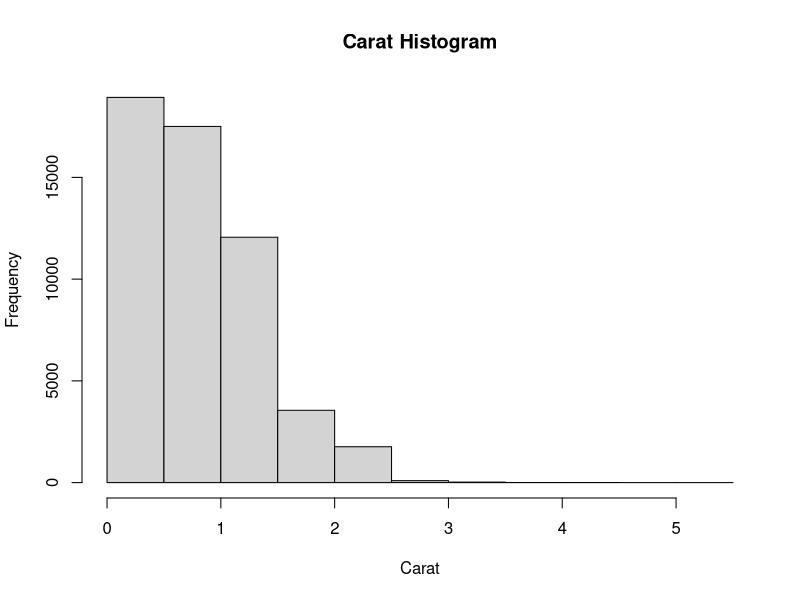
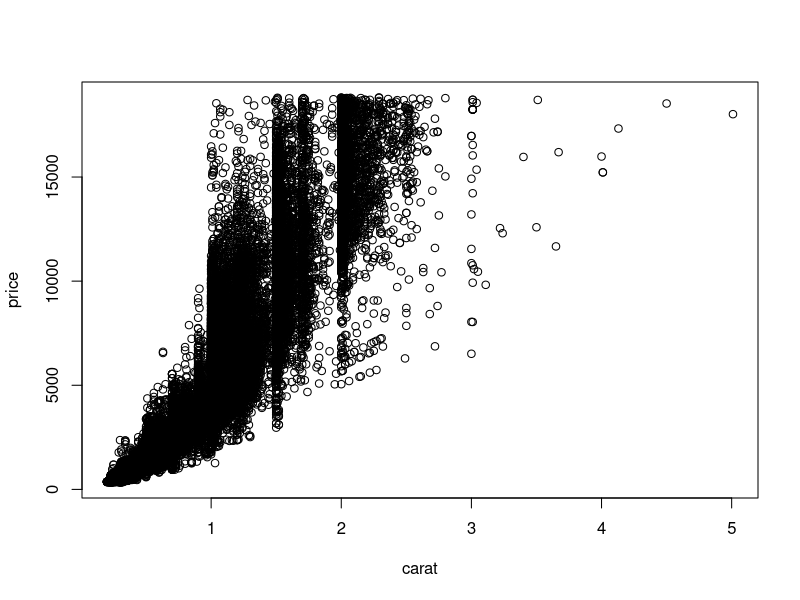
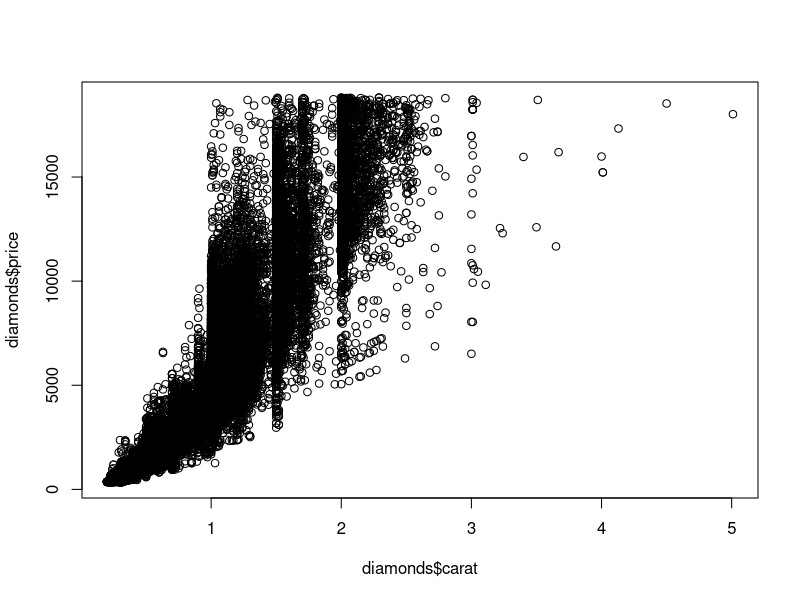
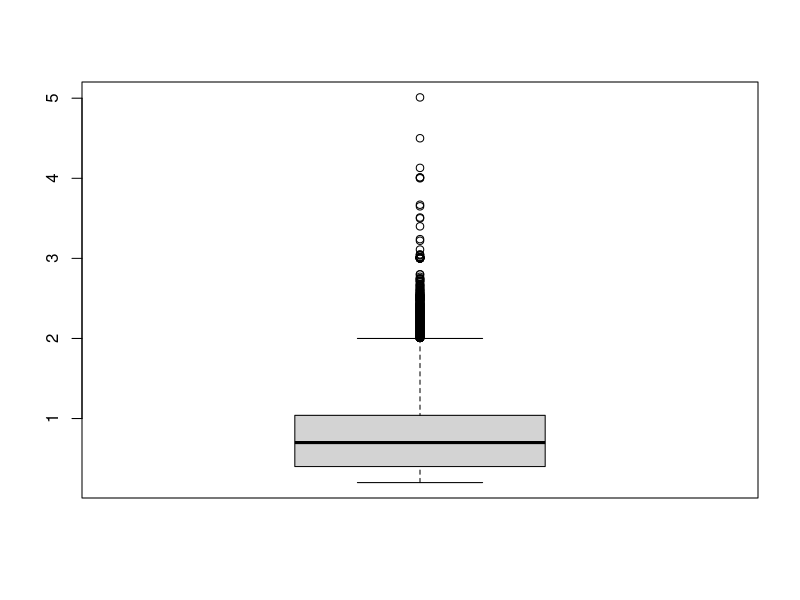
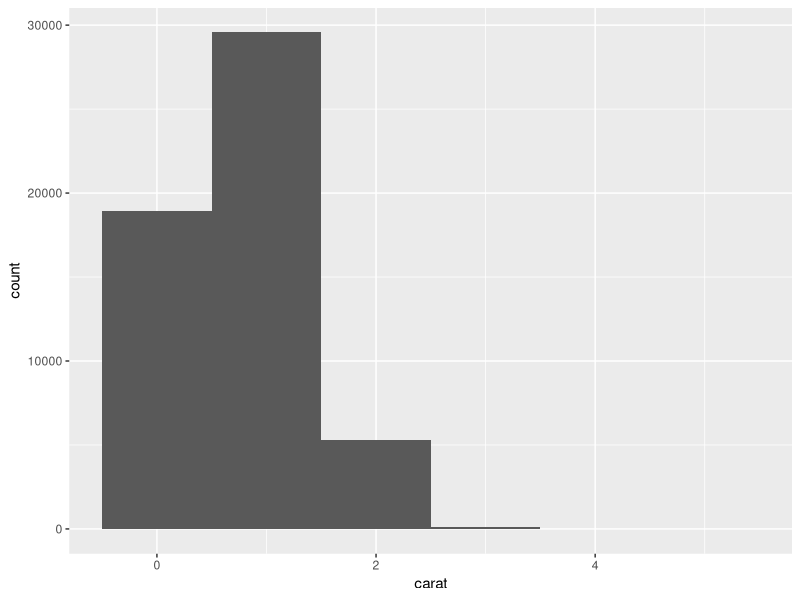
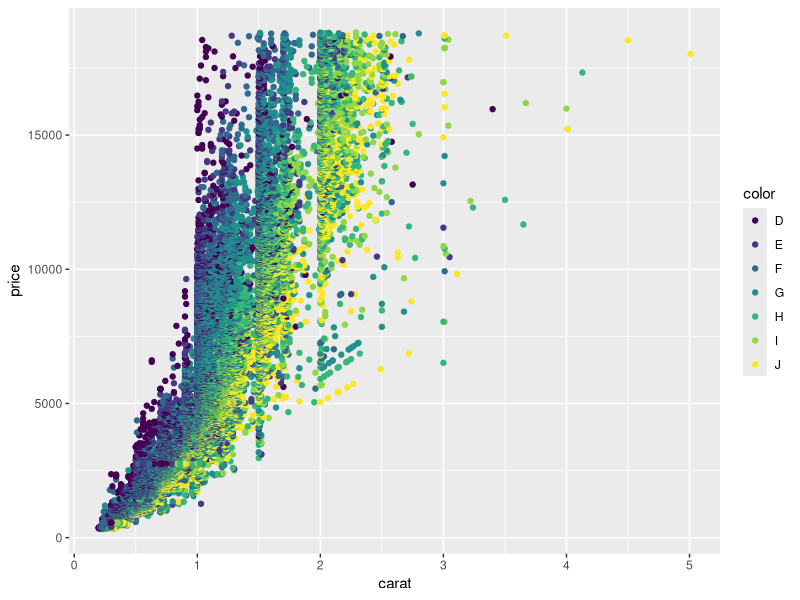
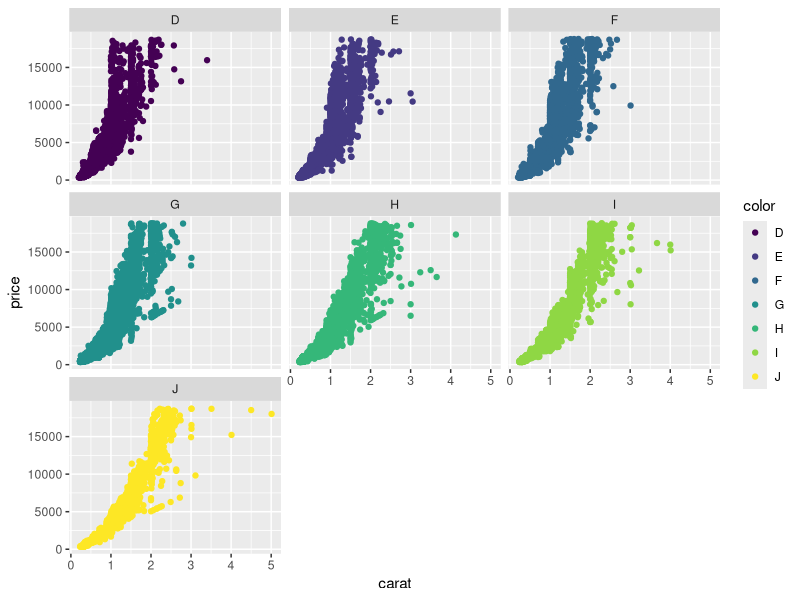
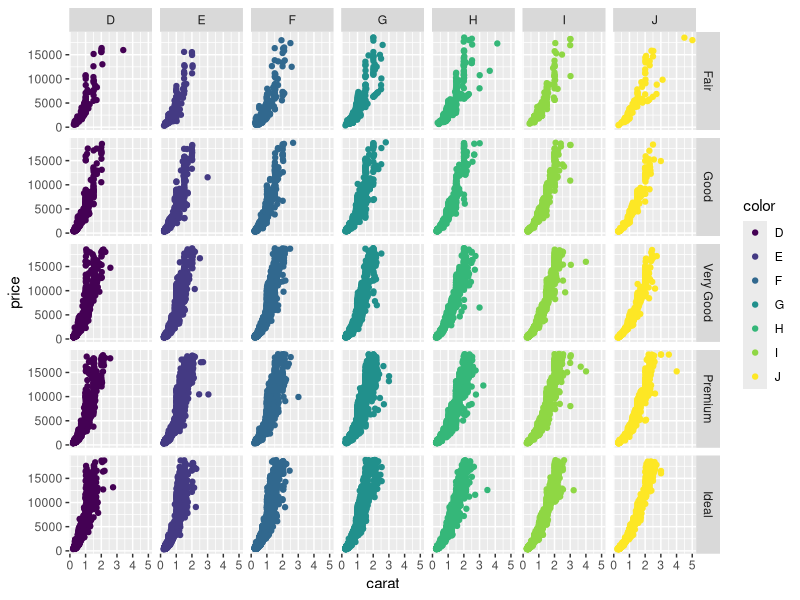

These figures' R source, in order: (Note: this script raises an error after producing the figures.)
data()
data(package=.packages(all.available = TRUE))

#apply() takes dataframe or matrix as an input and gives output in vector, list or array
m1<-matrix(c<-(1:10),nrow=5,ncol=6)
m1
a_m1<-apply(m1,1,sum) #manipulation on rows
a_m1
a_m1<-apply(m1,2,sum) #manipulation on columns
a_m1

#list apply lapply() takes list, vector or dataframe as input and converts into list as output
movies<-c("SPIDERMAN","BATMAN","VERTIGO","CHINATOWN")
movies_lower<-lapply(movies,tolower) #tolower is used to convert to lowercase
str(movies_lower)
movies_lower<-unlist(lapply(movies,tolower)) #convert to list
str(movies_lower)

#set apply sapply() takes list,vector and dataframes as input and gives vector or matrix as output
dt<-iris
head(dt)
sapply(dt,class)

#statistics apply tapply() computes a measure(mean,mode,median,min,max etc) or a function for each factor variable in a vector
data(iris)
tapply(iris$Sepal.Width,iris$Species,median)

require(ggplot2)
data(diamonds)
head(diamonds)
hist(diamonds$carat,main="Carat Histogram",xlab="Carat")
plot(price~carat,data=diamonds)
plot(diamonds$carat,diamonds$price)
boxplot(diamonds$carat)
ggplot(data=diamonds)+geom_histogram(aes(x=carat),stat="bin",binwidth = 1)
g<-ggplot(diamonds,aes(x=carat,y=price))
g+geom_point(aes(color=color))
g+geom_point(aes(color=color))+facet_wrap(~color)
g+geom_point(aes(color=color))+facet_grid(cut~color)
ggplot(diamonds,aes(y=carat,x=cut))+geom_boxplot()
require(gridExtra)
p1<-ggplot(diamonds,aes(y=carat,x=cut))+geom_point()+geom_violin()
p2<-ggplot(diamonds,aes(y=carat,x=cut))+geom_violin()+geom_violin()
grid.arrange(p1,p2,ncol=2)

data(economics)
head(economics)
ggplot(economics,aes(x=date,y=pop))+geom_line()
require(lubridate) #Create month and year columns
economics$year<-year(economics$date)
economics$month<-month(economics$date) #Subset the data
econ2000<-economics[which(economics$year>=2000),]
head(econ2000)
g<-ggplot(econ2000,aes(x=month,y=pop))
g<-g+geom_line(aes(color=factor(year),group=year))
g<-g+scale_color_discrete(name="Year")
g<-g+labs(title="Population Growth",x="Month",y="Population")
g

library(caret)
data("iris")
head(iris)
nrow(iris)
ncol(iris)

df<-data("iris")
df<-iris
dim(df)
names(df)
validation_index<-createDataPartition(df$Species,p=0.80,list=FALSE)
validation<-df[-validation_index,]
df<-df[validation_index,]
dim(df)

sapply(df,class)
head(df)
levels(df$Species)
percentage<-prop.table(table(df$Species))*100
cbind(freq=table(df$Species),percentage=percentage)
summary(df)

x<-df[,1:4]
y<-df[,5]
par(mfrow=c(1,4))
for(i in 1:4){
  boxplot(x[,i],main=names(iris)[i])
}
plot(y) # barplot for class breakdown
featurePlot(x=x,y=y,plot="ellipse")

#box and whisker plots for each attribute
featurePlot(x=x,y=y,plot = "box")
#density plots for each attribute by class value
scales<-list(x=list(relation="free"),y=list(relation="free"))
featurePlot(x=x,y=y,plot="density",scales=scales)
control<-trainControl(method="cv",number=10)
metric="Accuracy"
set.seed(7) #data random assignments
fit.lda<-train(Species~.,data=df,method="lda",metric=metric,trControl=control) #linear discriminatory analysis
set.seed(7)
fit.cart<-train(Species~.,data=df, method="rpart",metric=metric,trControl=control) #classification and regression trees
set.seed(7)
fit.knn<-train(Species~.,data=df, method="knn",metric=metric,trControl=control) #k- nearest neighbours
set.seed(7)
fit.svm<-train(Species~.,data=df, method="svmRadial",metric=metric,trControl=control)
set.seed(7)
fit.rf<-train(Species~.,data=df, method="rf",metric=metric,trControl=control) #random forest

#Summarize accuracy of models
results<- resamples(list(lda=fit.lda,cart=fit.cart,knn=fit.knn,svm=fit.svm,rf=fit.rf))
summary(results)
dotplot(results)

#Summarize best model
print(fit.lda)
predictions<-predict(fit.lda,validation)
confusionMatrix(predictions,validation$Species)
